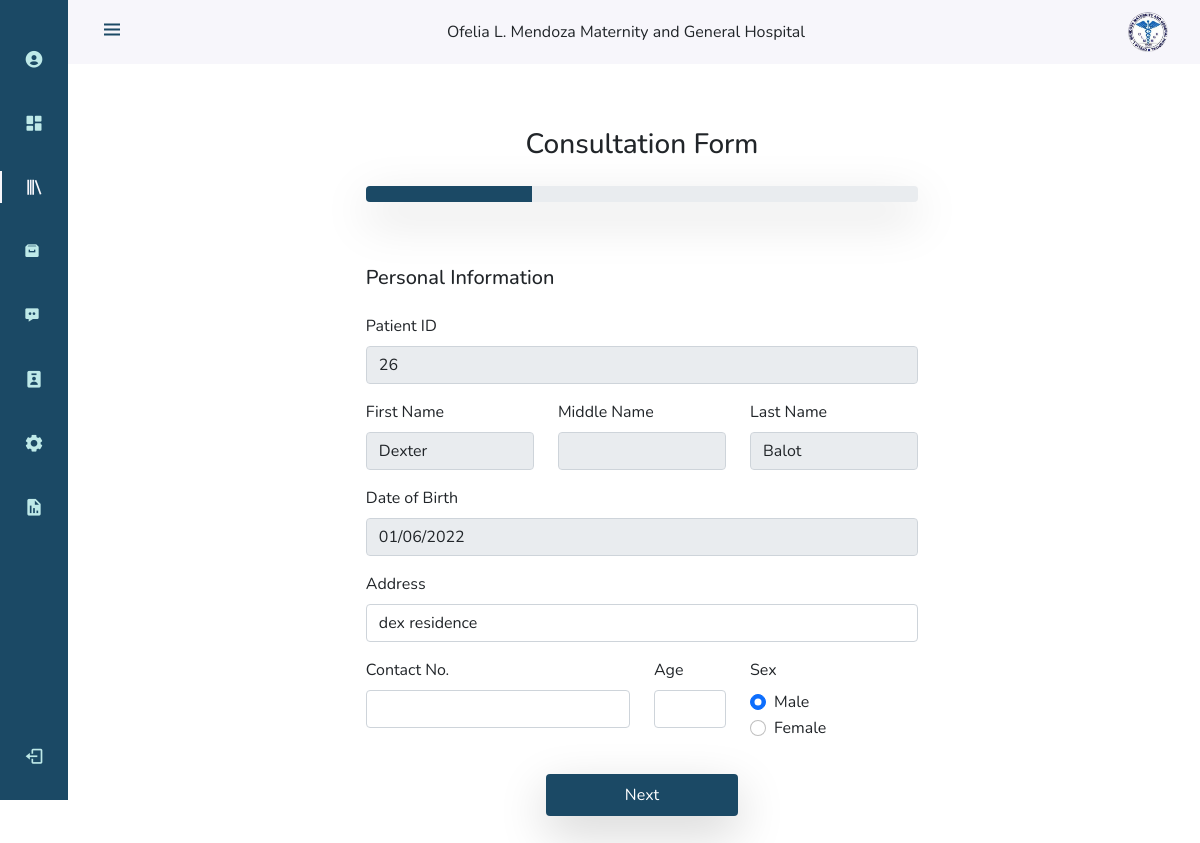
The page /php/patients_record_management/consultation.php?id=26 (signed in) on the database its author committed.
### tables this page shows
CREATE TABLE `tbl_accounts` (
  `acc_id` int(40) NOT NULL,
  `auto_id` varchar(255) NOT NULL,
  `username` varchar(100) NOT NULL,
  `password` varchar(300) NOT NULL,
  `first_name` varchar(100) NOT NULL,
  `middle_name` varchar(100) DEFAULT NULL,
  `last_name` varchar(100) NOT NULL,
  `email` varchar(60) NOT NULL,
  `emp_id` varchar(100) NOT NULL,
  `position` varchar(40) NOT NULL,
  `date_created` date DEFAULT NULL,
  `time_created` time DEFAULT NULL
);

CREATE TABLE `tbl_patients` (
  `patient_id` int(30) NOT NULL,
  `username` varchar(60) NOT NULL,
  `password` varchar(60) NOT NULL,
  `first_name` varchar(50) NOT NULL,
  `middle_name` varchar(50) DEFAULT NULL,
  `last_name` varchar(50) NOT NULL,
  `contact_no` varchar(20) NOT NULL,
  `email` varchar(60) DEFAULT NULL,
  `sex` varchar(10) NOT NULL,
  `religion` varchar(30) DEFAULT NULL,
  `address` varchar(150) NOT NULL,
  `birthdate` varchar(30) NOT NULL,
  `occupation` varchar(30) DEFAULT NULL,
  `status` varchar(255) NOT NULL,
  `record_status` varchar(255) NOT NULL,
  `date_added` date DEFAULT NULL,
  `time_added` time DEFAULT NULL,
  `pass_status` varchar(20) NOT NULL DEFAULT 'default'
);

### php/patients_record_management/consultation.php (the view, shortened to what this page needs)
<!DOCTYPE html>
<html lang="en">
<head>
    <link href="https://cdn.jsdelivr.net/npm/bootstrap@5.0.2/dist/css/bootstrap.min.css" rel="stylesheet">
    <link href='https://unpkg.com/boxicons@2.0.9/css/boxicons.min.css' rel='stylesheet'>
    <link href='../../css/patients_records.css' rel='stylesheet'>
    <link rel="stylesheet" href="../../css/nav.css">
</head>
<body id="body-pd">
<?php include_once '../admin_nav.php';?>
<div class="container-lg">
    <?php
    include_once '../dbconn.php';
    if(isset($_GET['id'])){
        $id = $_GET['id'];
        $stmt = $connection->prepare("SELECT * FROM tbl_patients where patient_id = ?");
        $stmt->bind_param("i", $id);
        $stmt->execute();
        $result = $stmt->get_result();
        $row = $result->fetch_assoc();
        $sex_field = '';
        if($row['sex']=='Male')
        {
            $sex_field .= '<div class="row">
                                <div class="col">
                                    <div class="form-check form-check-inline">
                                        <input class="form-check-input" type="radio" name="sex" id="male" value="Male" checked>
                                        <label class="form-check-label" for="male">Male</label>
                                    </div>
                                    <div class="form-check form-check-inline">
                                        <input class="form-check-input" type="radio" name="sex" id="female" value="Female">
                                        <label class="form-check-label" for="female">Female</label>
                                    </div>
                                </div>
                            </div>';
        }else if($row['sex']=='Female')
        {
            $sex_field .= '<div class="row">
                                <div class="col">
                                    <div class="form-check form-check-inline">
                                        <input class="form-check-input" type="radio" name="sex" id="male" value="Male">
                                        <label class="form-check-label" for="male">Male</label>
                                    </div>
                                    <div class="form-check form-check-inline">
                                        <input class="form-check-input" type="radio" name="sex" id="female" value="Female" checked>
                                        <label class="form-check-label" for="female">Female</label>
                                    </div>
                                </div>
                            </div>';
        }
    }
    ?>
    <div class="row justify-content-center p-5">
        <div class="col-7">
                                <div class="row my-3 ">
                                    <div class="col text-center">
                                        <h3>Consultation Form</h3>
                                    </div>
                                </div>
                                <div class="row">
                                    <div class="col">
                                        <div class="progress shadow-lg">
                                            <div class="progress-bar" role="progressbar" style="width: 30%" aria-valuenow="25" aria-valuemin="0" aria-valuemax="100"></div>
                                        </div>
                                    </div>
                                </div>
                                <div class="row my-5">
                                    <div class="col">
                                        <form method="POST" id='consultation_form'>
                                            <div class="row input_group active_group" id="consultation_personal_group">
                                                <div class="col">
                                                    <div class="row my-3">
                                                        <div class="col">
                                                            <h5>Personal Information</h5>
                                                        </div>
                                                    </div>
                                                    <div class="row my-3">
                                                        <div class="col">
                                                            <label for="patient_id" class="form-label">Patient ID</label>
                                                            <input type="text" class="form-control" id="patient_id" name="patient_id" value="<?php echo $row['patient_id']; ?>"  required autocomplete="off" readonly>
                                                        </div>
                                                    </div>
                                                    <div class="row my-3">
                                                        <div class="col">
                                                            <label for="first_name" class="form-label">First Name</label>
                                                            <input type="text" class="form-control" id="first_name" name="first_name"  value="<?php echo $row['first_name']; ?>" required autocomplete="off" readonly>
                                                        </div>
                                                        <div class="col">
                                                            <label for="middle_name" class="form-label">Middle Name</label>
                                                            <input type="text" class="form-control" id="middle_name" name="middle_name" value="<?php echo $row['middle_name']; ?>" autocomplete="off" readonly>
                                                        </div>
                                                        <div class="col">
                                                            <label for="last_name" class="form-label">Last Name</label>
                                                            <input type="text" class="form-control" id="last_name" name="last_name" value="<?php echo $row['last_name']; ?>" required autocomplete="off" readonly>
                                                        </div>
                                                    </div>
                                                    <div class="row my-3">
                                                        <div class="col">
                                                            <label for="birthday" class="form-label">Date of Birth</label>
                                                            <input type="date" class="form-control" id="birthday" name="birthday" value="<?php echo $row['birthdate']; ?>" required autocomplete="off" readonly>
                                                        </div>
                                                    </div>
                                                    <div class="row my-3">
                                                        <div class="col">
                                                            <label for="address" class="form-label">Address</label>
                                                            <input type="text" class="form-control" id="address" name="address" value="<?php echo $row['address']; ?>" required autocomplete="off">
                                                        </div>
                                                    </div>
                                                    <div class="row my-3">
                                                        <div class="col-6">
                                                            <label for="contact_no" class="form-label">Contact No.</label>
                                                            <input type="text" class="form-control" id="contact_no" name="contact_no" value="<?php echo $row['contact_no']; ?>" required autocomplete="off">
                                                        </div>
                                                        <div class="col-2">
                                                            <label for="age" class="form-label">Age</label>
                                                            <input type="text" class="form-control" id="age" name="age" required autocomplete="off">
                                                        </div>
                                                        <div class="col-4">
                                                            <div class="row">
                                                                <div class="col">
                                                                    <label class="form-label">Sex</label>
                                                                </div>
                                                            </div>
                                                            <?php echo $sex_field; ?>
                                                        </div>
                                                    </div>
                                                    <div class="row my-3">
                                                        <div class="col">
                                                            <div class="row  justify-content-center">
                                                                <div class="col-4 btn shadow-lg next m-3 p-2" id="consultation_personal_next_btn">
                                                                    Next
                                                                </div>
                                                            </div>
                                                        </div>
                                                    </div>
                                                </div>
                                            </div>
                                        </form>
                                    </div>
                                </div>
        </div>
    </div>
</div>
</body>
</html>

### php/admin_nav.php (shortened to what this page needs)
<?php
include_once '../dbconn.php';
$ID = $_SESSION['ID'];
 $sql = "SELECT * FROM tbl_accounts where acc_id = '$ID'";
 $result = $conn -> query($sql);
 if($result->num_rows>0)
 {
    while($row = $result -> fetch_assoc())
    {
         $active_account_name = $row['first_name'];
         echo '
        <header class="header" id="header">
            <div class="header_toggle"> <i class="bx bx-menu" id="header-toggle"></i> </div>
            <div>  Ofelia L. Mendoza Maternity and General Hospital </div>
            <div class="header_img"> <img src="../../images/ofelia_logo.png" alt=""> </div>
        </header>
        <div class="l-navbar" id="nav-bar">
            <nav class="nav nav_class">
                <div>
                    <div class="title_logo">
                        <img class="logo" src="../images/ofelia_logo.png" alt="Logo">
                    </div>
                    <div class="nav_list">
                        <a href="../profile/view_profile.php" class="nav_link" id="profile_link"> <i class="bx bxs-user-circle nav_icon"></i> <span class="nav_name">'.$active_account_name.'</span> </a>
                        <a href="../dashboard/dashboard.php" class="nav_link" id="dashboard_link"> <i class="bx bxs-dashboard nav_icon"></i> <span class="nav_name">Dashboard</span> </a>
                        <a href="../patients_record_management/patients_records.php" class="nav_link" id="record_management_link"> <i class="bx bx-library nav_icon"></i> <span class="nav_name">Patients Records</span> </a>
                        <a href="../patients_record_archive/patients_archive.php" class="nav_link" id="archive_link"> <i class="bx bxs-archive"></i> <span class="nav_name">Patients Record Archive</span> </a>
                        <a href="../patients_follow_ups/patients_follow_ups.php" class="nav_link" id="followup_link"><i class="bx bxs-message-dots"></i> <span class="nav_name"> Patients Follow Ups <sup></sup></span></a>
                        <a href="../patients/patients.php" class="nav_link" id ="patients_link"> <i class="bx bxs-user-badge nav_icon"></i> <span class="nav_name">Patients</span> </a>
                        ';
                        if(isset($_SESSION["position"]) && $_SESSION["position"]=="Administrator"){
                        echo'
                        <a href="../account_management/account_management.php" class="nav_link" id="account_management_link"> <i class="bx bxs-cog nav_icon"></i> <span class="nav_name">Accounts Management</span> </a>
                        <a href="../report_generation/report_generation.php" class="nav_link" id="report_generation_link"> <i class="bx bxs-report nav_icon"></i> <span class="nav_name">Generate Reports</span> </a>
                        ';}
                        echo'
                    </div>
                </div>
                <a onclick="logout()" id="logout" class="nav_link"> <i class="bx bx-log-out nav_icon"></i> <span class="nav_name">Log out</span> </a>
            </nav>
        </div> ';
    }
 }
?>

### rows shown on the page
tbl_patients: patient_id "26", first_name "Dexter", last_name "Balot", birthday "01/06/2022", address "dex residence"
